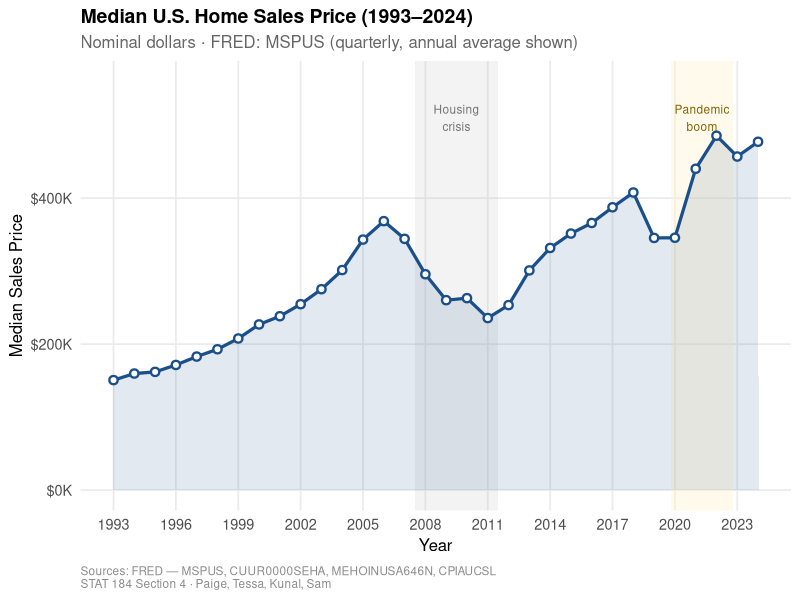
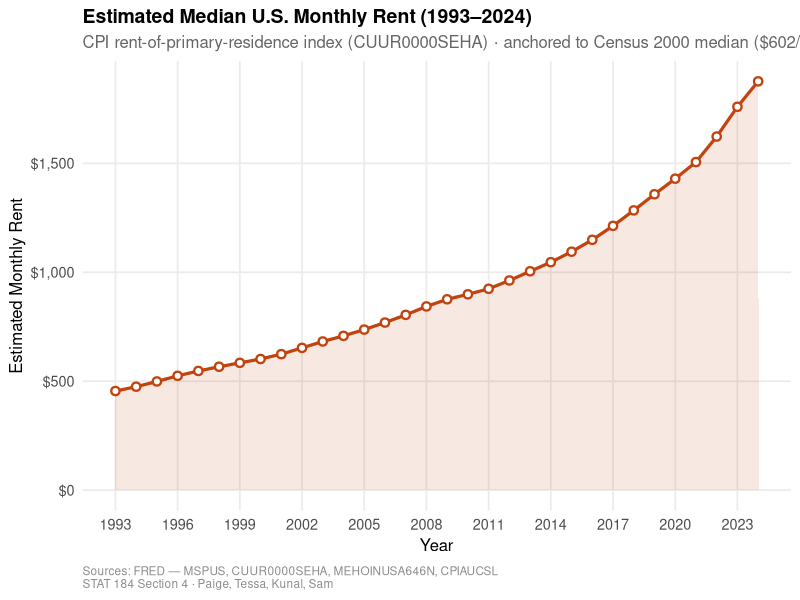
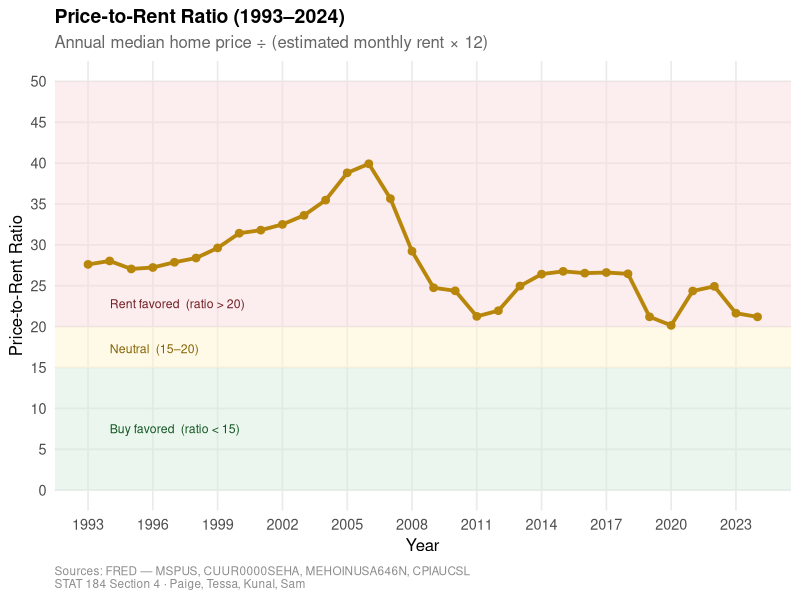
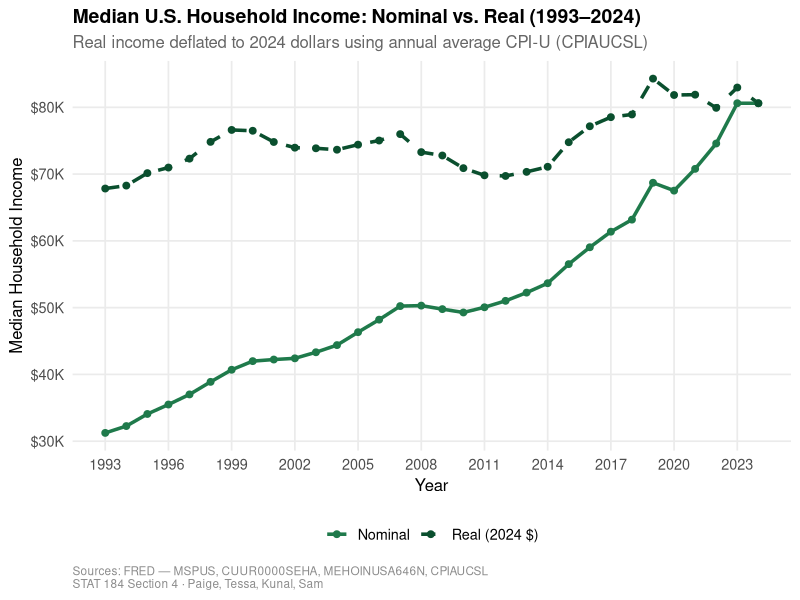
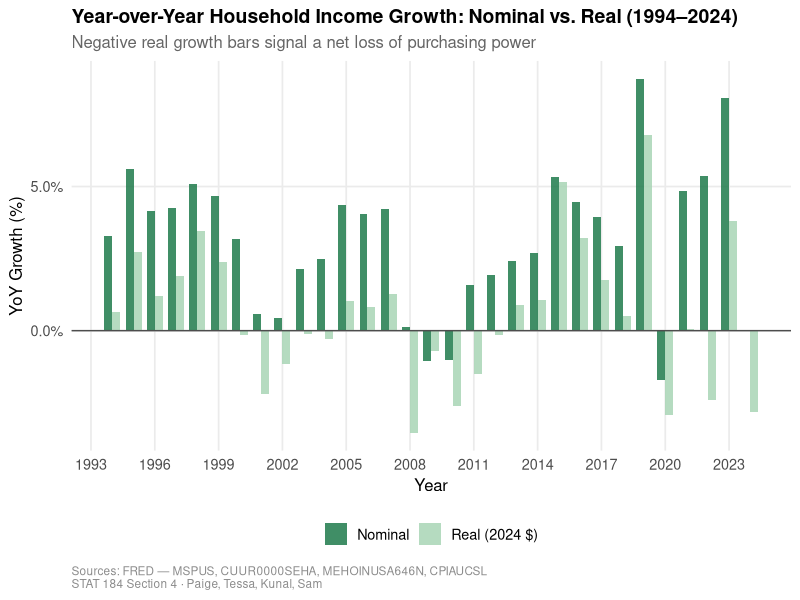
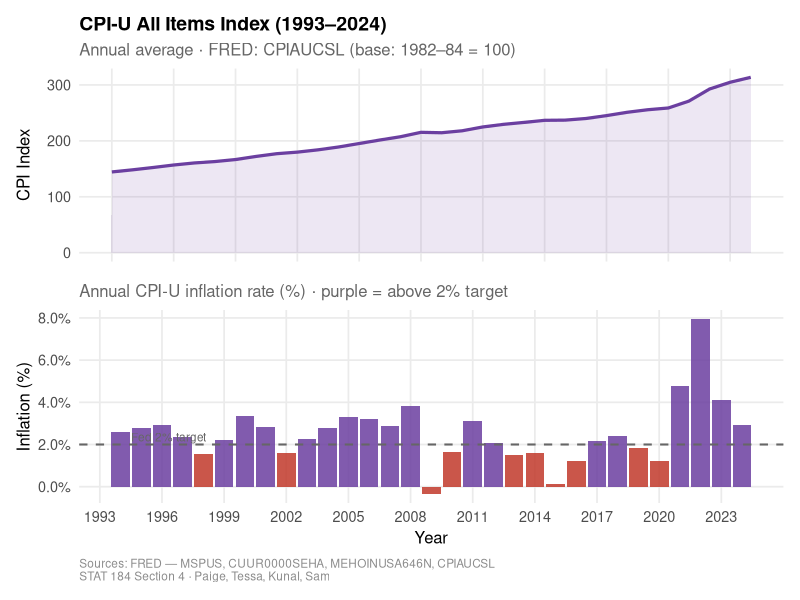
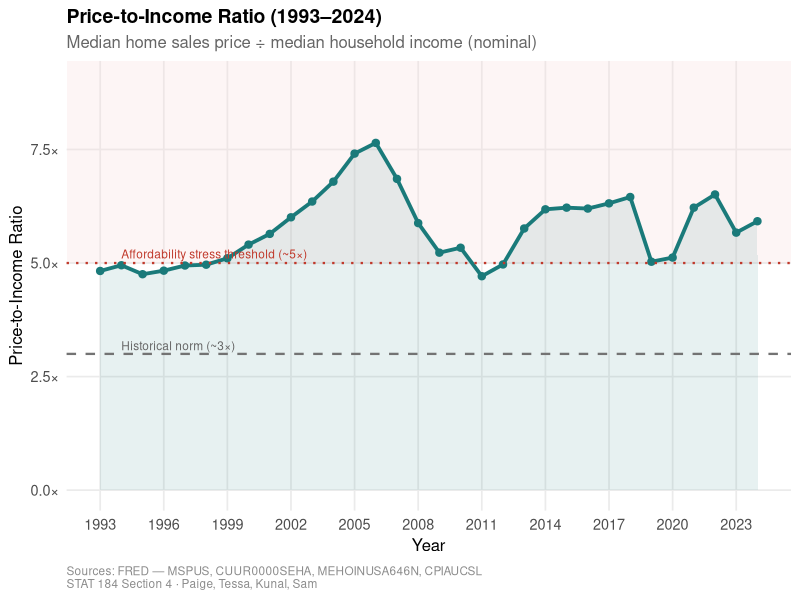
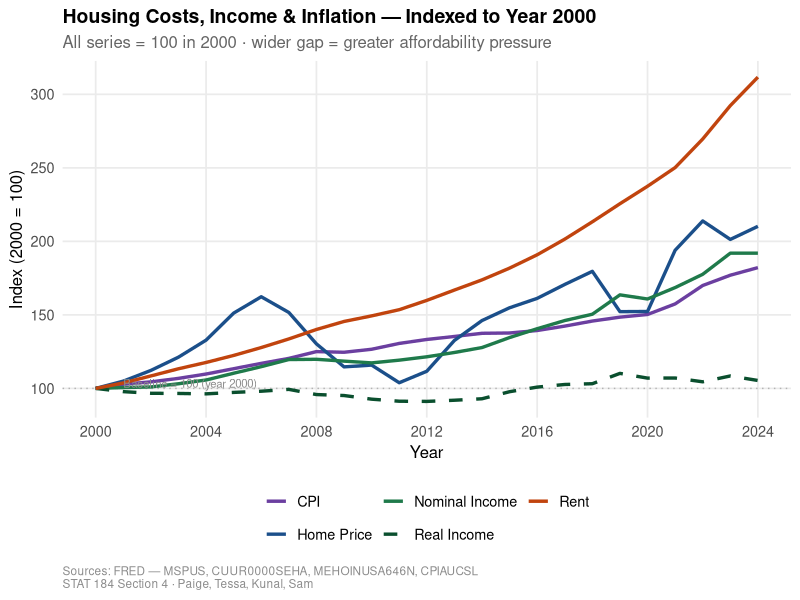

Recreate these plots in R, in order.
## ---- chunk 1
knitr::opts_chunk$set(
  echo    = TRUE,
  message = FALSE,
  warning = FALSE,
  fig.align = "center"
)
## ---- chunk 2
library(readr)
library(dplyr)
library(tidyr)
library(lubridate)
library(ggplot2)
library(scales)
library(patchwork)
library(knitr)
## ---- chunk 3
theme_housing <- function(base = 13) {
  theme_minimal(base_size = base) +
    theme(
      plot.title       = element_text(face = "bold", size = base + 1,
                                      margin = margin(b = 5)),
      plot.subtitle    = element_text(color = "grey40", size = base - 1),
      plot.caption     = element_text(color = "grey55", size = 8.5,
                                      hjust = 0, margin = margin(t = 8)),
      panel.grid.minor = element_blank(),
      panel.grid.major = element_line(color = "grey92"),
      axis.title       = element_text(size = base - 1),
      legend.position  = "bottom",
      legend.title     = element_blank()
    )
}

CAP  <- paste0(
  "Sources: FRED — MSPUS, CUUR0000SEHA, MEHOINUSA646N, CPIAUCSL",
  "\nSTAT 184 Section 4 · Paige, Tessa, Kunal, Sam"
)
XBRK <- seq(1993, 2024, by = 3)

BLUE  <- "#1B4F8A"; RUST  <- "#C1440E"; GREEN <- "#1F7A4B"
PURP  <- "#6B3FA0"; GOLD  <- "#B8860B"; TEAL  <- "#1A7A7A"
## ---- chunk 4
# ── Median home price (quarterly) ────────────────────────────────────────────
home_q <- read_csv("data/MSPUS.csv", show_col_types = FALSE) %>%
  rename(date = observation_date, home_price = MSPUS) %>%
  mutate(date = ymd(date), year = year(date))

home_annual <- home_q %>%
  group_by(year) %>%
  summarise(median_home_price = mean(home_price, na.rm = TRUE), .groups = "drop")

# ── CPI rent component (monthly index, 1982-84 = 100) ────────────────────────
# Calibrated to U.S. Census Bureau 2000 median gross rent: $602/month
rent_raw <- read_csv("data/CUUR0000SEHA.csv", show_col_types = FALSE) %>%
  rename(date = observation_date, rent_idx = CUUR0000SEHA) %>%
  mutate(date = ymd(date), year = year(date))

rent_annual <- rent_raw %>%
  group_by(year) %>%
  summarise(rent_idx = mean(rent_idx, na.rm = TRUE), .groups = "drop")

base_idx_2000 <- rent_annual %>% filter(year == 2000) %>% pull(rent_idx)

rent_annual <- rent_annual %>%
  mutate(median_rent = rent_idx / base_idx_2000 * 602) %>%
  select(year, median_rent)

# ── Median household income (nominal, annual) ─────────────────────────────────
income_raw <- read_csv("data/MEHOINUSA646N.csv", show_col_types = FALSE) %>%
  rename(date = observation_date, median_hh_income_nom = MEHOINUSA646N) %>%
  mutate(year = year(ymd(date))) %>%
  select(year, median_hh_income_nom)

# ── CPI-U all items (monthly → annual average) ────────────────────────────────
cpi_raw <- read_csv("data/CPIAUCSL.csv", show_col_types = FALSE) %>%
  rename(date = observation_date, cpi = CPIAUCSL) %>%
  mutate(date = ymd(date), year = year(date))

cpi_annual <- cpi_raw %>%
  group_by(year) %>%
  summarise(cpi = mean(cpi, na.rm = TRUE), .groups = "drop")

# ── Master data frame with derived metrics ────────────────────────────────────
cpi_2024 <- cpi_annual %>% filter(year == 2024) %>% pull(cpi)

housing <- home_annual %>%
  left_join(rent_annual,  by = "year") %>%
  left_join(income_raw,   by = "year") %>%
  left_join(cpi_annual,   by = "year") %>%
  filter(year >= 1993, year <= 2024) %>%
  arrange(year) %>%
  mutate(
    # Inflation-adjusted income (2024 dollars)
    median_hh_income_real = median_hh_income_nom * (cpi_2024 / cpi),
    # Price-to-rent ratio (annual price ÷ annualised monthly rent)
    price_to_rent         = median_home_price / (median_rent * 12),
    # Price-to-income ratio
    price_to_income       = median_home_price / median_hh_income_nom,
    # Year-over-year growth rates
    income_growth_nom     = (median_hh_income_nom  / lag(median_hh_income_nom)  - 1) * 100,
    income_growth_real    = (median_hh_income_real / lag(median_hh_income_real) - 1) * 100,
    cpi_yoy               = (cpi / lag(cpi) - 1) * 100
  )
## ---- chunk 5
housing %>%
  filter(year %in% c(1993, 2000, 2006, 2012, 2019, 2022, 2024)) %>%
  transmute(
    Year                  = year,
    `Median Home Price`   = dollar(round(median_home_price, -2)),
    `Est. Monthly Rent`   = dollar(round(median_rent)),
    `HH Income (Nominal)` = dollar(median_hh_income_nom),
    `HH Income (Real)`    = dollar(round(median_hh_income_real)),
    `Price/Rent`          = round(price_to_rent, 1),
    `Price/Income`        = round(price_to_income, 2),
    `CPI`                 = round(cpi, 1),
    `Inflation %`         = ifelse(is.na(cpi_yoy), "—", paste0(round(cpi_yoy, 1), "%"))
  ) %>%
  kable(caption = "Key housing metrics at selected benchmark years",
        align   = c("c","r","r","r","r","r","r","r","r"))
## ---- chunk 6
ggplot(housing, aes(x = year, y = median_home_price)) +
  annotate("rect", xmin = 2007.5, xmax = 2011.5,
           ymin = -Inf, ymax = Inf, fill = "grey70", alpha = 0.15) +
  annotate("text", x = 2009.5, y = 510000, label = "Housing\ncrisis",
           color = "grey45", size = 3, hjust = 0.5) +
  annotate("rect", xmin = 2019.8, xmax = 2022.8,
           ymin = -Inf, ymax = Inf, fill = "#FFF3CD", alpha = 0.4) +
  annotate("text", x = 2021.3, y = 510000, label = "Pandemic\nboom",
           color = "#856404", size = 3, hjust = 0.5) +
  geom_area(fill = BLUE, alpha = 0.12) +
  geom_line(color = BLUE, linewidth = 1.1) +
  geom_point(color = BLUE, size = 2, shape = 21, fill = "white", stroke = 1.2) +
  scale_x_continuous(breaks = XBRK) +
  scale_y_continuous(labels = label_dollar(scale = 1e-3, suffix = "K"),
                     limits = c(0, 560000)) +
  labs(title    = "Median U.S. Home Sales Price (1993–2024)",
       subtitle = "Nominal dollars · FRED: MSPUS (quarterly, annual average shown)",
       x = "Year", y = "Median Sales Price", caption = CAP) +
  theme_housing()
## ---- chunk 7
ggplot(housing, aes(x = year, y = median_rent)) +
  geom_area(fill = RUST, alpha = 0.12) +
  geom_line(color = RUST, linewidth = 1.1) +
  geom_point(color = RUST, size = 2, shape = 21, fill = "white", stroke = 1.2) +
  scale_x_continuous(breaks = XBRK) +
  scale_y_continuous(labels = label_dollar(accuracy = 1)) +
  labs(title    = "Estimated Median U.S. Monthly Rent (1993–2024)",
       subtitle = "CPI rent-of-primary-residence index (CUUR0000SEHA) · anchored to Census 2000 median ($602/mo)",
       x = "Year", y = "Estimated Monthly Rent", caption = CAP) +
  theme_housing()
## ---- chunk 8
ptr_zones <- data.frame(
  ymin = c(0, 15, 20), ymax = c(15, 20, 50),
  fill = c("#d4edda", "#fff3cd", "#f8d7da")
)

ggplot() +
  geom_rect(data = ptr_zones,
            aes(xmin = -Inf, xmax = Inf, ymin = ymin, ymax = ymax),
            fill = ptr_zones$fill, alpha = 0.45) +
  geom_line(data = housing, aes(x = year, y = price_to_rent),
            color = GOLD, linewidth = 1.3) +
  geom_point(data = housing, aes(x = year, y = price_to_rent),
             color = GOLD, size = 2.3) +
  annotate("text", x = 1994, y =  7.5, hjust = 0, color = "#155724",
           size = 3.1, label = "Buy favored  (ratio < 15)") +
  annotate("text", x = 1994, y = 17.3, hjust = 0, color = "#856404",
           size = 3.1, label = "Neutral  (15–20)") +
  annotate("text", x = 1994, y = 22.8, hjust = 0, color = "#721c24",
           size = 3.1, label = "Rent favored  (ratio > 20)") +
  scale_x_continuous(breaks = XBRK) +
  scale_y_continuous(breaks = seq(0, 50, by = 5),
                     limits = c(0, 50)) +
  labs(title    = "Price-to-Rent Ratio (1993–2024)",
       subtitle = "Annual median home price ÷ (estimated monthly rent × 12)",
       x = "Year", y = "Price-to-Rent Ratio", caption = CAP) +
  theme_housing()
## ---- chunk 9
income_long <- housing %>%
  select(year, median_hh_income_nom, median_hh_income_real) %>%
  pivot_longer(-year, names_to = "type", values_to = "income") %>%
  mutate(type = recode(type,
    median_hh_income_nom  = "Nominal",
    median_hh_income_real = "Real (2024 $)"))

ggplot(income_long, aes(x = year, y = income, color = type, linetype = type)) +
  geom_line(linewidth = 1.2) +
  geom_point(size = 2) +
  scale_color_manual(values    = c("Nominal" = GREEN, "Real (2024 $)" = "#0A4F2E")) +
  scale_linetype_manual(values = c("Nominal" = "solid", "Real (2024 $)" = "dashed")) +
  scale_x_continuous(breaks = XBRK) +
  scale_y_continuous(labels = label_dollar(scale = 1e-3, suffix = "K")) +
  labs(title    = "Median U.S. Household Income: Nominal vs. Real (1993–2024)",
       subtitle = "Real income deflated to 2024 dollars using annual average CPI-U (CPIAUCSL)",
       x = "Year", y = "Median Household Income", caption = CAP) +
  theme_housing()
## ---- chunk 10
growth_long <- housing %>%
  filter(!is.na(income_growth_nom)) %>%
  select(year, income_growth_nom, income_growth_real) %>%
  pivot_longer(-year, names_to = "type", values_to = "pct") %>%
  mutate(type = recode(type,
    income_growth_nom  = "Nominal",
    income_growth_real = "Real (2024 $)"))

ggplot(growth_long, aes(x = year, y = pct, fill = type)) +
  geom_col(position = "dodge", width = 0.75, alpha = 0.85) +
  geom_hline(yintercept = 0, linewidth = 0.5, color = "grey30") +
  scale_fill_manual(values = c("Nominal" = GREEN, "Real (2024 $)" = "#A8D5B5")) +
  scale_x_continuous(breaks = XBRK) +
  scale_y_continuous(labels = label_percent(scale = 1, accuracy = 0.1)) +
  labs(title    = "Year-over-Year Household Income Growth: Nominal vs. Real (1994–2024)",
       subtitle = "Negative real growth bars signal a net loss of purchasing power",
       x = "Year", y = "YoY Growth (%)", caption = CAP) +
  theme_housing()
## ---- chunk 11
p6a <- ggplot(housing, aes(x = year, y = cpi)) +
  geom_area(fill = PURP, alpha = 0.12) +
  geom_line(color = PURP, linewidth = 1.1) +
  scale_x_continuous(breaks = XBRK) +
  labs(title    = "CPI-U All Items Index (1993–2024)",
       subtitle = "Annual average · FRED: CPIAUCSL (base: 1982–84 = 100)",
       x = NULL, y = "CPI Index") +
  theme_housing() +
  theme(plot.caption   = element_blank(),
        axis.text.x    = element_blank(),
        axis.ticks.x   = element_blank())

p6b <- housing %>%
  filter(!is.na(cpi_yoy)) %>%
  ggplot(aes(x = year, y = cpi_yoy, fill = cpi_yoy > 2)) +
  geom_col(alpha = 0.85) +
  geom_hline(yintercept = 2, linetype = "dashed",
             color = "grey40", linewidth = 0.7) +
  annotate("text", x = 1994.5, y = 2.35, hjust = 0,
           label = "Fed 2% target", color = "grey40", size = 3) +
  scale_fill_manual(values = c("TRUE" = PURP, "FALSE" = "#C0392B"),
                    guide = "none") +
  scale_x_continuous(breaks = XBRK) +
  scale_y_continuous(labels = label_percent(scale = 1, accuracy = 0.1)) +
  labs(title    = NULL,
       subtitle = "Annual CPI-U inflation rate (%) · purple = above 2% target",
       x = "Year", y = "Inflation (%)", caption = CAP) +
  theme_housing()

p6a / p6b + plot_layout(heights = c(1, 1))
## ---- chunk 12
ggplot(housing, aes(x = year, y = price_to_income)) +
  annotate("rect", xmin = -Inf, xmax = Inf, ymin = 5, ymax = Inf,
           fill = "#f8d7da", alpha = 0.25) +
  geom_area(fill = TEAL, alpha = 0.10) +
  geom_line(color = TEAL, linewidth = 1.3) +
  geom_point(color = TEAL, size = 2.2) +
  geom_hline(yintercept = 3, linetype = "dashed",
             color = "grey45", linewidth = 0.8) +
  geom_hline(yintercept = 5, linetype = "dotted",
             color = "#C0392B", linewidth = 0.8) +
  annotate("text", x = 1994, y = 3.18, hjust = 0, color = "grey40",
           size = 3, label = "Historical norm (~3×)") +
  annotate("text", x = 1994, y = 5.2, hjust = 0, color = "#C0392B",
           size = 3, label = "Affordability stress threshold (~5×)") +
  scale_x_continuous(breaks = XBRK) +
  scale_y_continuous(labels = label_number(suffix = "×", accuracy = 0.1),
                     limits = c(0, 9)) +
  labs(title    = "Price-to-Income Ratio (1993–2024)",
       subtitle = "Median home sales price ÷ median household income (nominal)",
       x = "Year", y = "Price-to-Income Ratio", caption = CAP) +
  theme_housing()
## ---- chunk 13
idx_df <- housing %>%
  filter(year >= 2000) %>%
  mutate(across(
    c(median_home_price, median_rent,
      median_hh_income_nom, median_hh_income_real, cpi),
    ~ . / first(.) * 100
  )) %>%
  select(year, median_home_price, median_rent,
         median_hh_income_nom, median_hh_income_real, cpi) %>%
  pivot_longer(-year, names_to = "metric", values_to = "idx") %>%
  mutate(metric = recode(metric,
    median_home_price     = "Home Price",
    median_rent           = "Rent",
    median_hh_income_nom  = "Nominal Income",
    median_hh_income_real = "Real Income",
    cpi                   = "CPI"))

palette8 <- c("Home Price"     = BLUE,  "Rent"           = RUST,
              "Nominal Income" = GREEN, "Real Income"    = "#0A4F2E",
              "CPI"            = PURP)
ltype8   <- c("Home Price" = "solid", "Rent"          = "solid",
              "Nominal Income" = "solid", "Real Income" = "dashed",
              "CPI"            = "solid")

ggplot(idx_df, aes(x = year, y = idx, color = metric, linetype = metric)) +
  geom_hline(yintercept = 100, color = "grey70", linetype = "dotted") +
  geom_line(linewidth = 1.15) +
  annotate("text", x = 2001, y = 103.5, hjust = 0, color = "grey55",
           size = 2.9, label = "Baseline = 100 (year 2000)") +
  scale_color_manual(values = palette8) +
  scale_linetype_manual(values = ltype8) +
  scale_x_continuous(breaks = seq(2000, 2024, by = 4)) +
  scale_y_continuous(breaks = seq(50, 350, by = 50)) +
  guides(color    = guide_legend(nrow = 2),
         linetype = guide_legend(nrow = 2)) +
  labs(title    = "Housing Costs, Income & Inflation — Indexed to Year 2000",
       subtitle = "All series = 100 in 2000 · wider gap = greater affordability pressure",
       x = "Year", y = "Index (2000 = 100)", caption = CAP) +
  theme_housing()
## ---- chunk 14
findings <- data.frame(
  Metric       = c("Median Home Price", "Estimated Rent", "Nominal Income",
                   "Real Income", "CPI", "Price-to-Rent (2024)",
                   "Price-to-Income (2024)", "Peak Inflation"),
  `1993 Value` = c("$151K", "$455/mo", "$31,241", "$67,836 (2024$)",
                   "144.5", "—", "—", "—"),
  `2024 Value` = c("$477K", "$1,876/mo", "$80,610", "$80,610 (2024$)",
                   "313.7", "21.2×", "5.92×", "7.96% (2022)"),
  `Change`     = c("+217%", "+312%", "+158%", "+19% (real)",
                   "+117%", "Rent-favored entire period",
                   "Above 5× stress threshold since 2019",
                   "Highest in 40 years"),
  check.names  = FALSE
)
kable(findings, caption = "Summary of key findings across all eight metrics")
